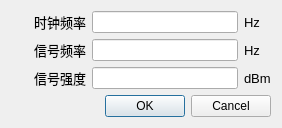
<?xml version="1.0" encoding="UTF-8"?>
<ui version="4.0">
 <class>SignalSettingDialog</class>
 <widget class="QDialog" name="SignalSettingDialog">
  <property name="geometry">
   <rect>
    <x>0</x>
    <y>0</y>
    <width>282</width>
    <height>121</height>
   </rect>
  </property>
  <property name="windowTitle">
   <string>时钟信号设置</string>
  </property>
  <layout class="QGridLayout" name="gridLayout_2">
   <item row="0" column="0">
    <layout class="QGridLayout" name="gridLayout">
     <item row="0" column="0">
      <widget class="QLabel" name="labl_14">
       <property name="minimumSize">
        <size>
         <width>75</width>
         <height>0</height>
        </size>
       </property>
       <property name="maximumSize">
        <size>
         <width>75</width>
         <height>16777215</height>
        </size>
       </property>
       <property name="font">
        <font>
         <family>Arial</family>
         <pointsize>10</pointsize>
        </font>
       </property>
       <property name="text">
        <string>时钟频率</string>
       </property>
       <property name="alignment">
        <set>Qt::AlignRight|Qt::AlignTrailing|Qt::AlignVCenter</set>
       </property>
      </widget>
     </item>
     <item row="0" column="1">
      <widget class="QLineEdit" name="clockFreqLineEdit">
       <property name="sizePolicy">
        <sizepolicy hsizetype="Preferred" vsizetype="Fixed">
         <horstretch>0</horstretch>
         <verstretch>0</verstretch>
        </sizepolicy>
       </property>
      </widget>
     </item>
     <item row="0" column="2">
      <widget class="QLabel" name="labl_25">
       <property name="minimumSize">
        <size>
         <width>20</width>
         <height>0</height>
        </size>
       </property>
       <property name="maximumSize">
        <size>
         <width>20</width>
         <height>16777215</height>
        </size>
       </property>
       <property name="font">
        <font>
         <family>Arial</family>
         <pointsize>10</pointsize>
        </font>
       </property>
       <property name="text">
        <string>Hz</string>
       </property>
      </widget>
     </item>
     <item row="1" column="0">
      <widget class="QLabel" name="labl_15">
       <property name="font">
        <font>
         <family>Arial</family>
         <pointsize>10</pointsize>
        </font>
       </property>
       <property name="text">
        <string>信号频率</string>
       </property>
       <property name="alignment">
        <set>Qt::AlignRight|Qt::AlignTrailing|Qt::AlignVCenter</set>
       </property>
      </widget>
     </item>
     <item row="1" column="1">
      <widget class="QLineEdit" name="signalFreqLineEdit">
       <property name="sizePolicy">
        <sizepolicy hsizetype="Preferred" vsizetype="Fixed">
         <horstretch>0</horstretch>
         <verstretch>0</verstretch>
        </sizepolicy>
       </property>
      </widget>
     </item>
     <item row="1" column="2">
      <widget class="QLabel" name="labl_26">
       <property name="font">
        <font>
         <family>Arial</family>
         <pointsize>10</pointsize>
        </font>
       </property>
       <property name="text">
        <string>Hz</string>
       </property>
      </widget>
     </item>
     <item row="2" column="0">
      <widget class="QLabel" name="labl_17">
       <property name="font">
        <font>
         <family>Arial</family>
         <pointsize>10</pointsize>
        </font>
       </property>
       <property name="text">
        <string>信号强度</string>
       </property>
       <property name="alignment">
        <set>Qt::AlignRight|Qt::AlignTrailing|Qt::AlignVCenter</set>
       </property>
      </widget>
     </item>
     <item row="2" column="1">
      <widget class="QLineEdit" name="signalPowerLineEdit">
       <property name="sizePolicy">
        <sizepolicy hsizetype="Preferred" vsizetype="Fixed">
         <horstretch>0</horstretch>
         <verstretch>0</verstretch>
        </sizepolicy>
       </property>
      </widget>
     </item>
     <item row="2" column="2">
      <widget class="QLabel" name="labl_18">
       <property name="font">
        <font>
         <family>Arial</family>
         <pointsize>10</pointsize>
        </font>
       </property>
       <property name="text">
        <string>dBm</string>
       </property>
      </widget>
     </item>
    </layout>
   </item>
   <item row="1" column="0">
    <widget class="QDialogButtonBox" name="buttonBox">
     <property name="orientation">
      <enum>Qt::Horizontal</enum>
     </property>
     <property name="standardButtons">
      <set>QDialogButtonBox::Cancel|QDialogButtonBox::Ok</set>
     </property>
    </widget>
   </item>
  </layout>
 </widget>
 <resources/>
 <connections>
  <connection>
   <sender>buttonBox</sender>
   <signal>accepted()</signal>
   <receiver>SignalSettingDialog</receiver>
   <slot>accept()</slot>
   <hints>
    <hint type="sourcelabel">
     <x>248</x>
     <y>254</y>
    </hint>
    <hint type="destinationlabel">
     <x>157</x>
     <y>274</y>
    </hint>
   </hints>
  </connection>
  <connection>
   <sender>buttonBox</sender>
   <signal>rejected()</signal>
   <receiver>SignalSettingDialog</receiver>
   <slot>reject()</slot>
   <hints>
    <hint type="sourcelabel">
     <x>316</x>
     <y>260</y>
    </hint>
    <hint type="destinationlabel">
     <x>286</x>
     <y>274</y>
    </hint>
   </hints>
  </connection>
 </connections>
</ui>
